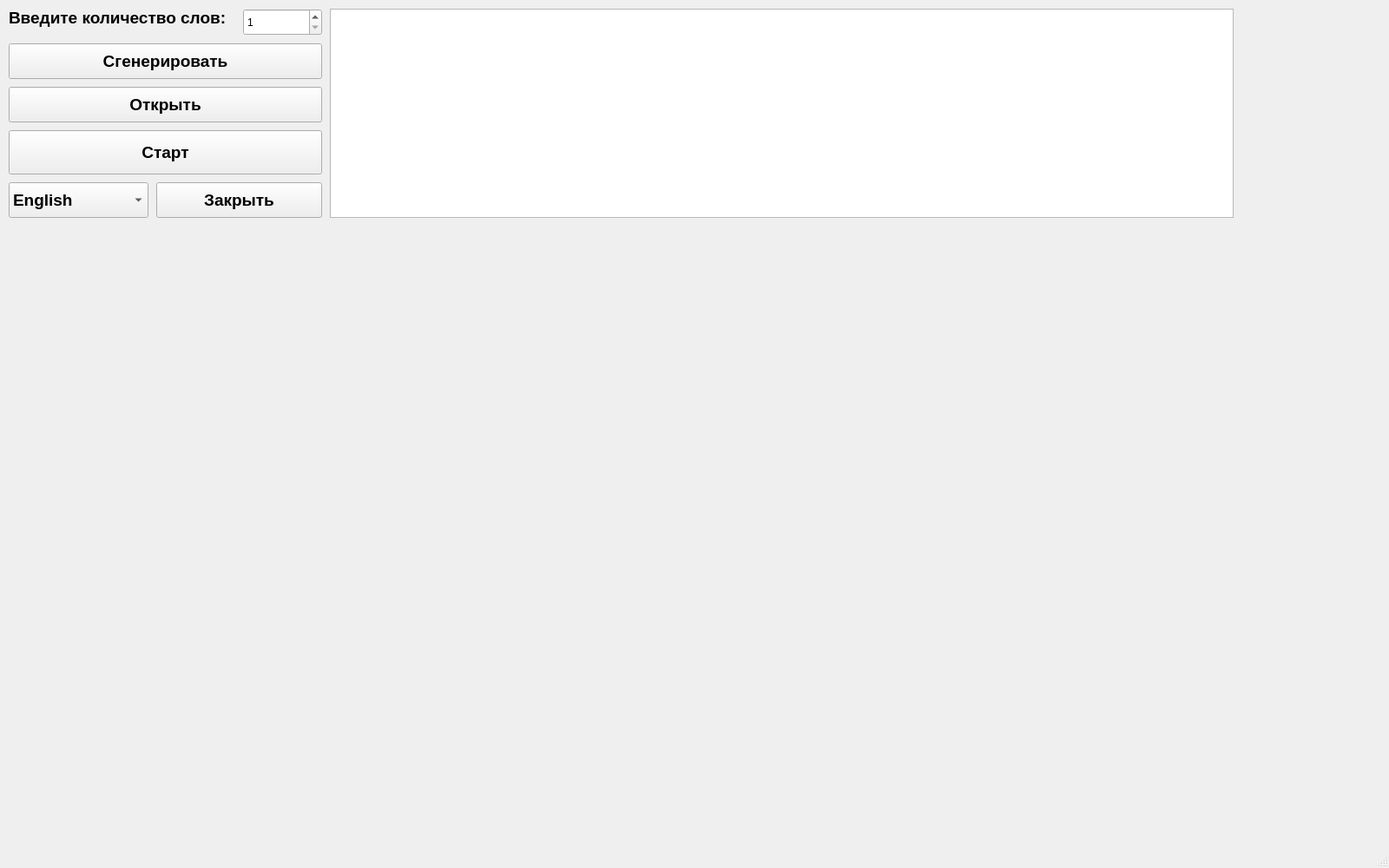
<?xml version="1.0" encoding="UTF-8"?>
<ui version="4.0">
 <class>MainWindow</class>
 <widget class="QMainWindow" name="MainWindow">
  <property name="geometry">
   <rect>
    <x>0</x>
    <y>0</y>
    <width>1600</width>
    <height>1000</height>
   </rect>
  </property>
  <property name="windowTitle">
   <string>MainWindow</string>
  </property>
  <widget class="QWidget" name="centralwidget">
   <widget class="QStackedWidget" name="stackedWidget">
    <property name="geometry">
     <rect>
      <x>0</x>
      <y>0</y>
      <width>1601</width>
      <height>981</height>
     </rect>
    </property>
    <widget class="QWidget" name="page">
     <widget class="QPushButton" name="pushButton">
      <property name="geometry">
       <rect>
        <x>10</x>
        <y>50</y>
        <width>361</width>
        <height>41</height>
       </rect>
      </property>
      <property name="font">
       <font>
        <pointsize>14</pointsize>
        <bold>true</bold>
       </font>
      </property>
      <property name="text">
       <string>Сгенерировать</string>
      </property>
     </widget>
     <widget class="QSpinBox" name="spinBox">
      <property name="geometry">
       <rect>
        <x>280</x>
        <y>10</y>
        <width>91</width>
        <height>31</height>
       </rect>
      </property>
      <property name="minimum">
       <number>1</number>
      </property>
      <property name="maximum">
       <number>500</number>
      </property>
     </widget>
     <widget class="QLabel" name="label">
      <property name="geometry">
       <rect>
        <x>10</x>
        <y>10</y>
        <width>261</width>
        <height>21</height>
       </rect>
      </property>
      <property name="font">
       <font>
        <pointsize>14</pointsize>
        <bold>true</bold>
       </font>
      </property>
      <property name="text">
       <string>Введите количество слов:</string>
      </property>
     </widget>
     <widget class="QPushButton" name="pushButton_2">
      <property name="geometry">
       <rect>
        <x>10</x>
        <y>100</y>
        <width>361</width>
        <height>41</height>
       </rect>
      </property>
      <property name="font">
       <font>
        <pointsize>14</pointsize>
        <bold>true</bold>
       </font>
      </property>
      <property name="text">
       <string>Открыть</string>
      </property>
     </widget>
     <widget class="QTextEdit" name="textEdit">
      <property name="geometry">
       <rect>
        <x>380</x>
        <y>10</y>
        <width>1041</width>
        <height>241</height>
       </rect>
      </property>
      <property name="font">
       <font>
        <pointsize>11</pointsize>
       </font>
      </property>
     </widget>
     <widget class="QPushButton" name="pushButton_3">
      <property name="geometry">
       <rect>
        <x>180</x>
        <y>210</y>
        <width>191</width>
        <height>41</height>
       </rect>
      </property>
      <property name="font">
       <font>
        <pointsize>14</pointsize>
        <bold>true</bold>
       </font>
      </property>
      <property name="text">
       <string>Закрыть</string>
      </property>
     </widget>
     <widget class="QComboBox" name="comboBox">
      <property name="geometry">
       <rect>
        <x>10</x>
        <y>210</y>
        <width>161</width>
        <height>41</height>
       </rect>
      </property>
      <property name="font">
       <font>
        <pointsize>14</pointsize>
        <bold>true</bold>
       </font>
      </property>
      <item>
       <property name="text">
        <string>English</string>
       </property>
      </item>
      <item>
       <property name="text">
        <string>German</string>
       </property>
      </item>
      <item>
       <property name="text">
        <string>French</string>
       </property>
      </item>
      <item>
       <property name="text">
        <string>Hebrew</string>
       </property>
      </item>
      <item>
       <property name="text">
        <string>Arabic</string>
       </property>
      </item>
      <item>
       <property name="text">
        <string>Chinese</string>
       </property>
      </item>
      <item>
       <property name="text">
        <string>Belorussian</string>
       </property>
      </item>
     </widget>
     <widget class="QPushButton" name="pushButton_4">
      <property name="geometry">
       <rect>
        <x>10</x>
        <y>150</y>
        <width>361</width>
        <height>51</height>
       </rect>
      </property>
      <property name="font">
       <font>
        <pointsize>14</pointsize>
        <bold>true</bold>
       </font>
      </property>
      <property name="text">
       <string>Старт</string>
      </property>
     </widget>
    </widget>
    <widget class="QWidget" name="page_2">
     <widget class="QPushButton" name="pushButton_5">
      <property name="geometry">
       <rect>
        <x>220</x>
        <y>600</y>
        <width>71</width>
        <height>41</height>
       </rect>
      </property>
      <property name="font">
       <font>
        <pointsize>16</pointsize>
        <bold>true</bold>
       </font>
      </property>
      <property name="acceptDrops">
       <bool>false</bool>
      </property>
      <property name="text">
       <string/>
      </property>
      <property name="checkable">
       <bool>false</bool>
      </property>
      <property name="autoDefault">
       <bool>false</bool>
      </property>
      <property name="default">
       <bool>false</bool>
      </property>
      <property name="flat">
       <bool>false</bool>
      </property>
     </widget>
     <widget class="QPushButton" name="pushButton_6">
      <property name="geometry">
       <rect>
        <x>300</x>
        <y>600</y>
        <width>71</width>
        <height>41</height>
       </rect>
      </property>
      <property name="font">
       <font>
        <pointsize>16</pointsize>
        <bold>true</bold>
       </font>
      </property>
      <property name="acceptDrops">
       <bool>false</bool>
      </property>
      <property name="text">
       <string/>
      </property>
      <property name="checkable">
       <bool>false</bool>
      </property>
      <property name="autoDefault">
       <bool>false</bool>
      </property>
      <property name="default">
       <bool>false</bool>
      </property>
      <property name="flat">
       <bool>false</bool>
      </property>
     </widget>
     <widget class="QPushButton" name="pushButton_7">
      <property name="geometry">
       <rect>
        <x>380</x>
        <y>600</y>
        <width>71</width>
        <height>41</height>
       </rect>
      </property>
      <property name="font">
       <font>
        <pointsize>16</pointsize>
        <bold>true</bold>
       </font>
      </property>
      <property name="acceptDrops">
       <bool>false</bool>
      </property>
      <property name="text">
       <string/>
      </property>
      <property name="checkable">
       <bool>false</bool>
      </property>
      <property name="autoDefault">
       <bool>false</bool>
      </property>
      <property name="default">
       <bool>false</bool>
      </property>
      <property name="flat">
       <bool>false</bool>
      </property>
     </widget>
     <widget class="QPushButton" name="pushButton_8">
      <property name="geometry">
       <rect>
        <x>460</x>
        <y>600</y>
        <width>71</width>
        <height>41</height>
       </rect>
      </property>
      <property name="font">
       <font>
        <pointsize>16</pointsize>
        <bold>true</bold>
       </font>
      </property>
      <property name="acceptDrops">
       <bool>false</bool>
      </property>
      <property name="text">
       <string/>
      </property>
      <property name="checkable">
       <bool>false</bool>
      </property>
      <property name="autoDefault">
       <bool>false</bool>
      </property>
      <property name="default">
       <bool>false</bool>
      </property>
      <property name="flat">
       <bool>false</bool>
      </property>
     </widget>
     <widget class="QPushButton" name="pushButton_9">
      <property name="geometry">
       <rect>
        <x>540</x>
        <y>600</y>
        <width>71</width>
        <height>41</height>
       </rect>
      </property>
      <property name="font">
       <font>
        <pointsize>16</pointsize>
        <bold>true</bold>
       </font>
      </property>
      <property name="acceptDrops">
       <bool>false</bool>
      </property>
      <property name="text">
       <string/>
      </property>
      <property name="checkable">
       <bool>false</bool>
      </property>
      <property name="autoDefault">
       <bool>false</bool>
      </property>
      <property name="default">
       <bool>false</bool>
      </property>
      <property name="flat">
       <bool>false</bool>
      </property>
     </widget>
     <widget class="QPushButton" name="pushButton_10">
      <property name="geometry">
       <rect>
        <x>620</x>
        <y>600</y>
        <width>71</width>
        <height>41</height>
       </rect>
      </property>
      <property name="font">
       <font>
        <pointsize>16</pointsize>
        <bold>true</bold>
       </font>
      </property>
      <property name="acceptDrops">
       <bool>false</bool>
      </property>
      <property name="text">
       <string/>
      </property>
      <property name="checkable">
       <bool>false</bool>
      </property>
      <property name="autoDefault">
       <bool>false</bool>
      </property>
      <property name="default">
       <bool>false</bool>
      </property>
      <property name="flat">
       <bool>false</bool>
      </property>
     </widget>
     <widget class="QPushButton" name="pushButton_11">
      <property name="geometry">
       <rect>
        <x>700</x>
        <y>600</y>
        <width>71</width>
        <height>41</height>
       </rect>
      </property>
      <property name="font">
       <font>
        <pointsize>16</pointsize>
        <bold>true</bold>
       </font>
      </property>
      <property name="acceptDrops">
       <bool>false</bool>
      </property>
      <property name="text">
       <string/>
      </property>
      <property name="checkable">
       <bool>false</bool>
      </property>
      <property name="autoDefault">
       <bool>false</bool>
      </property>
      <property name="default">
       <bool>false</bool>
      </property>
      <property name="flat">
       <bool>false</bool>
      </property>
     </widget>
     <widget class="QPushButton" name="pushButton_12">
      <property name="geometry">
       <rect>
        <x>780</x>
        <y>600</y>
        <width>71</width>
        <height>41</height>
       </rect>
      </property>
      <property name="font">
       <font>
        <pointsize>16</pointsize>
        <bold>true</bold>
       </font>
      </property>
      <property name="acceptDrops">
       <bool>false</bool>
      </property>
      <property name="text">
       <string/>
      </property>
      <property name="checkable">
       <bool>false</bool>
      </property>
      <property name="autoDefault">
       <bool>false</bool>
      </property>
      <property name="default">
       <bool>false</bool>
      </property>
      <property name="flat">
       <bool>false</bool>
      </property>
     </widget>
     <widget class="QPushButton" name="pushButton_13">
      <property name="geometry">
       <rect>
        <x>860</x>
        <y>600</y>
        <width>71</width>
        <height>41</height>
       </rect>
      </property>
      <property name="font">
       <font>
        <pointsize>16</pointsize>
        <bold>true</bold>
       </font>
      </property>
      <property name="acceptDrops">
       <bool>false</bool>
      </property>
      <property name="text">
       <string/>
      </property>
      <property name="checkable">
       <bool>false</bool>
      </property>
      <property name="autoDefault">
       <bool>false</bool>
      </property>
      <property name="default">
       <bool>false</bool>
      </property>
      <property name="flat">
       <bool>false</bool>
      </property>
     </widget>
     <widget class="QPushButton" name="pushButton_14">
      <property name="geometry">
       <rect>
        <x>940</x>
        <y>600</y>
        <width>71</width>
        <height>41</height>
       </rect>
      </property>
      <property name="font">
       <font>
        <pointsize>16</pointsize>
        <bold>true</bold>
       </font>
      </property>
      <property name="acceptDrops">
       <bool>false</bool>
      </property>
      <property name="text">
       <string/>
      </property>
      <property name="checkable">
       <bool>false</bool>
      </property>
      <property name="autoDefault">
       <bool>false</bool>
      </property>
      <property name="default">
       <bool>false</bool>
      </property>
      <property name="flat">
       <bool>false</bool>
      </property>
     </widget>
     <widget class="QPushButton" name="pushButton_15">
      <property name="geometry">
       <rect>
        <x>1020</x>
        <y>600</y>
        <width>71</width>
        <height>41</height>
       </rect>
      </property>
      <property name="font">
       <font>
        <pointsize>16</pointsize>
        <bold>true</bold>
       </font>
      </property>
      <property name="acceptDrops">
       <bool>false</bool>
      </property>
      <property name="text">
       <string/>
      </property>
      <property name="checkable">
       <bool>false</bool>
      </property>
      <property name="autoDefault">
       <bool>false</bool>
      </property>
      <property name="default">
       <bool>false</bool>
      </property>
      <property name="flat">
       <bool>false</bool>
      </property>
     </widget>
     <widget class="QPushButton" name="pushButton_16">
      <property name="geometry">
       <rect>
        <x>1100</x>
        <y>600</y>
        <width>71</width>
        <height>41</height>
       </rect>
      </property>
      <property name="font">
       <font>
        <pointsize>16</pointsize>
        <bold>true</bold>
       </font>
      </property>
      <property name="acceptDrops">
       <bool>false</bool>
      </property>
      <property name="text">
       <string/>
      </property>
      <property name="checkable">
       <bool>false</bool>
      </property>
      <property name="autoDefault">
       <bool>false</bool>
      </property>
      <property name="default">
       <bool>false</bool>
      </property>
      <property name="flat">
       <bool>false</bool>
      </property>
     </widget>
     <widget class="QPushButton" name="pushButton_17">
      <property name="geometry">
       <rect>
        <x>260</x>
        <y>650</y>
        <width>71</width>
        <height>41</height>
       </rect>
      </property>
      <property name="font">
       <font>
        <pointsize>16</pointsize>
        <bold>true</bold>
       </font>
      </property>
      <property name="acceptDrops">
       <bool>false</bool>
      </property>
      <property name="text">
       <string/>
      </property>
      <property name="checkable">
       <bool>false</bool>
      </property>
      <property name="autoDefault">
       <bool>false</bool>
      </property>
      <property name="default">
       <bool>false</bool>
      </property>
      <property name="flat">
       <bool>false</bool>
      </property>
     </widget>
     <widget class="QPushButton" name="pushButton_18">
      <property name="geometry">
       <rect>
        <x>340</x>
        <y>650</y>
        <width>71</width>
        <height>41</height>
       </rect>
      </property>
      <property name="font">
       <font>
        <pointsize>16</pointsize>
        <bold>true</bold>
       </font>
      </property>
      <property name="acceptDrops">
       <bool>false</bool>
      </property>
      <property name="text">
       <string/>
      </property>
      <property name="checkable">
       <bool>false</bool>
      </property>
      <property name="autoDefault">
       <bool>false</bool>
      </property>
      <property name="default">
       <bool>false</bool>
      </property>
      <property name="flat">
       <bool>false</bool>
      </property>
     </widget>
     <widget class="QPushButton" name="pushButton_19">
      <property name="geometry">
       <rect>
        <x>420</x>
        <y>650</y>
        <width>71</width>
        <height>41</height>
       </rect>
      </property>
      <property name="font">
       <font>
        <pointsize>16</pointsize>
        <bold>true</bold>
       </font>
      </property>
      <property name="acceptDrops">
       <bool>false</bool>
      </property>
      <property name="text">
       <string/>
      </property>
      <property name="checkable">
       <bool>false</bool>
      </property>
      <property name="autoDefault">
       <bool>false</bool>
      </property>
      <property name="default">
       <bool>false</bool>
      </property>
      <property name="flat">
       <bool>false</bool>
      </property>
     </widget>
     <widget class="QPushButton" name="pushButton_20">
      <property name="geometry">
       <rect>
        <x>500</x>
        <y>650</y>
        <width>71</width>
        <height>41</height>
       </rect>
      </property>
      <property name="font">
       <font>
        <pointsize>16</pointsize>
        <bold>true</bold>
       </font>
      </property>
      <property name="acceptDrops">
       <bool>false</bool>
      </property>
      <property name="text">
       <string/>
      </property>
      <property name="checkable">
       <bool>false</bool>
      </property>
      <property name="autoDefault">
       <bool>false</bool>
      </property>
      <property name="default">
       <bool>false</bool>
      </property>
      <property name="flat">
       <bool>false</bool>
      </property>
     </widget>
     <widget class="QPushButton" name="pushButton_21">
      <property name="geometry">
       <rect>
        <x>580</x>
        <y>650</y>
        <width>71</width>
        <height>41</height>
       </rect>
      </property>
      <property name="font">
       <font>
        <pointsize>16</pointsize>
        <bold>true</bold>
       </font>
      </property>
      <property name="acceptDrops">
       <bool>false</bool>
      </property>
      <property name="text">
       <string/>
      </property>
      <property name="checkable">
       <bool>false</bool>
      </property>
      <property name="autoDefault">
       <bool>false</bool>
      </property>
      <property name="default">
       <bool>false</bool>
      </property>
      <property name="flat">
       <bool>false</bool>
      </property>
     </widget>
     <widget class="QPushButton" name="pushButton_22">
      <property name="geometry">
       <rect>
        <x>660</x>
        <y>650</y>
        <width>71</width>
        <height>41</height>
       </rect>
      </property>
      <property name="font">
       <font>
        <pointsize>16</pointsize>
        <bold>true</bold>
       </font>
      </property>
      <property name="acceptDrops">
       <bool>false</bool>
      </property>
      <property name="text">
       <string/>
      </property>
      <property name="checkable">
       <bool>false</bool>
      </property>
      <property name="autoDefault">
       <bool>false</bool>
      </property>
      <property name="default">
       <bool>false</bool>
      </property>
      <property name="flat">
       <bool>false</bool>
      </property>
     </widget>
     <widget class="QPushButton" name="pushButton_23">
      <property name="geometry">
       <rect>
        <x>740</x>
        <y>650</y>
        <width>71</width>
        <height>41</height>
       </rect>
      </property>
      <property name="font">
       <font>
        <pointsize>16</pointsize>
        <bold>true</bold>
       </font>
      </property>
      <property name="acceptDrops">
       <bool>false</bool>
      </property>
      <property name="text">
       <string/>
      </property>
      <property name="checkable">
       <bool>false</bool>
      </property>
      <property name="autoDefault">
       <bool>false</bool>
      </property>
      <property name="default">
       <bool>false</bool>
      </property>
      <property name="flat">
       <bool>false</bool>
      </property>
     </widget>
     <widget class="QPushButton" name="pushButton_24">
      <property name="geometry">
       <rect>
        <x>820</x>
        <y>650</y>
        <width>71</width>
        <height>41</height>
       </rect>
      </property>
      <property name="font">
       <font>
        <pointsize>16</pointsize>
        <bold>true</bold>
       </font>
      </property>
      <property name="acceptDrops">
       <bool>false</bool>
      </property>
      <property name="text">
       <string/>
      </property>
      <property name="checkable">
       <bool>false</bool>
      </property>
      <property name="autoDefault">
       <bool>false</bool>
      </property>
      <property name="default">
       <bool>false</bool>
      </property>
      <property name="flat">
       <bool>false</bool>
      </property>
     </widget>
     <widget class="QPushButton" name="pushButton_25">
      <property name="geometry">
       <rect>
        <x>900</x>
        <y>650</y>
        <width>71</width>
        <height>41</height>
       </rect>
      </property>
      <property name="font">
       <font>
        <pointsize>16</pointsize>
        <bold>true</bold>
       </font>
      </property>
      <property name="acceptDrops">
       <bool>false</bool>
      </property>
      <property name="text">
       <string/>
      </property>
      <property name="checkable">
       <bool>false</bool>
      </property>
      <property name="autoDefault">
       <bool>false</bool>
      </property>
      <property name="default">
       <bool>false</bool>
      </property>
      <property name="flat">
       <bool>false</bool>
      </property>
     </widget>
     <widget class="QPushButton" name="pushButton_26">
      <property name="geometry">
       <rect>
        <x>980</x>
        <y>650</y>
        <width>71</width>
        <height>41</height>
       </rect>
      </property>
      <property name="font">
       <font>
        <pointsize>16</pointsize>
        <bold>true</bold>
       </font>
      </property>
      <property name="acceptDrops">
       <bool>false</bool>
      </property>
      <property name="text">
       <string/>
      </property>
      <property name="checkable">
       <bool>false</bool>
      </property>
      <property name="autoDefault">
       <bool>false</bool>
      </property>
      <property name="default">
       <bool>false</bool>
      </property>
      <property name="flat">
       <bool>false</bool>
      </property>
     </widget>
     <widget class="QPushButton" name="pushButton_27">
      <property name="geometry">
       <rect>
        <x>1060</x>
        <y>650</y>
        <width>71</width>
        <height>41</height>
       </rect>
      </property>
      <property name="font">
       <font>
        <pointsize>16</pointsize>
        <bold>true</bold>
       </font>
      </property>
      <property name="acceptDrops">
       <bool>false</bool>
      </property>
      <property name="text">
       <string/>
      </property>
      <property name="checkable">
       <bool>false</bool>
      </property>
      <property name="autoDefault">
       <bool>false</bool>
      </property>
      <property name="default">
       <bool>false</bool>
      </property>
      <property name="flat">
       <bool>false</bool>
      </property>
     </widget>
     <widget class="QPushButton" name="pushButton_28">
      <property name="geometry">
       <rect>
        <x>300</x>
        <y>700</y>
        <width>71</width>
        <height>41</height>
       </rect>
      </property>
      <property name="font">
       <font>
        <pointsize>16</pointsize>
        <bold>true</bold>
       </font>
      </property>
      <property name="acceptDrops">
       <bool>false</bool>
      </property>
      <property name="text">
       <string/>
      </property>
      <property name="checkable">
       <bool>false</bool>
      </property>
      <property name="autoDefault">
       <bool>false</bool>
      </property>
      <property name="default">
       <bool>false</bool>
      </property>
      <property name="flat">
       <bool>false</bool>
      </property>
     </widget>
     <widget class="QPushButton" name="pushButton_29">
      <property name="geometry">
       <rect>
        <x>380</x>
        <y>700</y>
        <width>71</width>
        <height>41</height>
       </rect>
      </property>
      <property name="font">
       <font>
        <pointsize>16</pointsize>
        <bold>true</bold>
       </font>
      </property>
      <property name="acceptDrops">
       <bool>false</bool>
      </property>
      <property name="text">
       <string/>
      </property>
      <property name="checkable">
       <bool>false</bool>
      </property>
      <property name="autoDefault">
       <bool>false</bool>
      </property>
      <property name="default">
       <bool>false</bool>
      </property>
      <property name="flat">
       <bool>false</bool>
      </property>
     </widget>
     <widget class="QPushButton" name="pushButton_30">
      <property name="geometry">
       <rect>
        <x>460</x>
        <y>700</y>
        <width>71</width>
        <height>41</height>
       </rect>
      </property>
      <property name="font">
       <font>
        <pointsize>16</pointsize>
        <bold>true</bold>
       </font>
      </property>
      <property name="acceptDrops">
       <bool>false</bool>
      </property>
      <property name="text">
       <string/>
      </property>
      <property name="checkable">
       <bool>false</bool>
      </property>
      <property name="autoDefault">
       <bool>false</bool>
      </property>
      <property name="default">
       <bool>false</bool>
      </property>
      <property name="flat">
       <bool>false</bool>
      </property>
     </widget>
     <widget class="QPushButton" name="pushButton_31">
      <property name="geometry">
       <rect>
        <x>540</x>
        <y>700</y>
        <width>71</width>
        <height>41</height>
       </rect>
      </property>
      <property name="font">
       <font>
        <pointsize>16</pointsize>
        <bold>true</bold>
       </font>
      </property>
      <property name="acceptDrops">
       <bool>false</bool>
      </property>
      <property name="text">
       <string/>
      </property>
      <property name="checkable">
       <bool>false</bool>
      </property>
      <property name="autoDefault">
       <bool>false</bool>
      </property>
      <property name="default">
       <bool>false</bool>
      </property>
      <property name="flat">
       <bool>false</bool>
      </property>
     </widget>
     <widget class="QPushButton" name="pushButton_32">
      <property name="geometry">
       <rect>
        <x>620</x>
        <y>700</y>
        <width>71</width>
        <height>41</height>
       </rect>
      </property>
      <property name="font">
       <font>
        <pointsize>16</pointsize>
        <bold>true</bold>
       </font>
      </property>
      <property name="acceptDrops">
       <bool>false</bool>
      </property>
      <property name="text">
       <string/>
      </property>
      <property name="checkable">
       <bool>false</bool>
      </property>
      <property name="autoDefault">
       <bool>false</bool>
      </property>
      <property name="default">
       <bool>false</bool>
      </property>
      <property name="flat">
       <bool>false</bool>
      </property>
     </widget>
     <widget class="QPushButton" name="pushButton_33">
      <property name="geometry">
       <rect>
        <x>700</x>
        <y>700</y>
        <width>71</width>
        <height>41</height>
       </rect>
      </property>
      <property name="font">
       <font>
        <pointsize>16</pointsize>
        <bold>true</bold>
       </font>
      </property>
      <property name="acceptDrops">
       <bool>false</bool>
      </property>
      <property name="text">
       <string/>
      </property>
      <property name="checkable">
       <bool>false</bool>
      </property>
      <property name="autoDefault">
       <bool>false</bool>
      </property>
      <property name="default">
       <bool>false</bool>
      </property>
      <property name="flat">
       <bool>false</bool>
      </property>
     </widget>
     <widget class="QPushButton" name="pushButton_34">
      <property name="geometry">
       <rect>
        <x>780</x>
        <y>700</y>
        <width>71</width>
        <height>41</height>
       </rect>
      </property>
      <property name="font">
       <font>
        <pointsize>16</pointsize>
        <bold>true</bold>
       </font>
      </property>
      <property name="acceptDrops">
       <bool>false</bool>
      </property>
      <property name="text">
       <string/>
      </property>
      <property name="checkable">
       <bool>false</bool>
      </property>
      <property name="autoDefault">
       <bool>false</bool>
      </property>
      <property name="default">
       <bool>false</bool>
      </property>
      <property name="flat">
       <bool>false</bool>
      </property>
     </widget>
     <widget class="QPushButton" name="pushButton_35">
      <property name="geometry">
       <rect>
        <x>860</x>
        <y>700</y>
        <width>71</width>
        <height>41</height>
       </rect>
      </property>
      <property name="font">
       <font>
        <pointsize>16</pointsize>
        <bold>true</bold>
       </font>
      </property>
      <property name="acceptDrops">
       <bool>false</bool>
      </property>
      <property name="text">
       <string/>
      </property>
      <property name="checkable">
       <bool>false</bool>
      </property>
      <property name="autoDefault">
       <bool>false</bool>
      </property>
      <property name="default">
       <bool>false</bool>
      </property>
      <property name="flat">
       <bool>false</bool>
      </property>
     </widget>
     <widget class="QPushButton" name="pushButton_36">
      <property name="geometry">
       <rect>
        <x>940</x>
        <y>700</y>
        <width>71</width>
        <height>41</height>
       </rect>
      </property>
      <property name="font">
       <font>
        <pointsize>16</pointsize>
        <bold>true</bold>
       </font>
      </property>
      <property name="acceptDrops">
       <bool>false</bool>
      </property>
      <property name="text">
       <string/>
      </property>
      <property name="checkable">
       <bool>false</bool>
      </property>
      <property name="autoDefault">
       <bool>false</bool>
      </property>
      <property name="default">
       <bool>false</bool>
      </property>
      <property name="flat">
       <bool>false</bool>
      </property>
     </widget>
     <widget class="QPushButton" name="pushButton_37">
      <property name="geometry">
       <rect>
        <x>1020</x>
        <y>700</y>
        <width>71</width>
        <height>41</height>
       </rect>
      </property>
      <property name="font">
       <font>
        <pointsize>16</pointsize>
        <bold>true</bold>
       </font>
      </property>
      <property name="acceptDrops">
       <bool>false</bool>
      </property>
      <property name="text">
       <string/>
      </property>
      <property name="checkable">
       <bool>false</bool>
      </property>
      <property name="autoDefault">
       <bool>false</bool>
      </property>
      <property name="default">
       <bool>false</bool>
      </property>
      <property name="flat">
       <bool>false</bool>
      </property>
     </widget>
     <widget class="QPushButton" name="pushButton_38">
      <property name="geometry">
       <rect>
        <x>340</x>
        <y>750</y>
        <width>711</width>
        <height>41</height>
       </rect>
      </property>
      <property name="font">
       <font>
        <pointsize>16</pointsize>
        <bold>true</bold>
       </font>
      </property>
      <property name="acceptDrops">
       <bool>false</bool>
      </property>
      <property name="text">
       <string/>
      </property>
      <property name="checkable">
       <bool>false</bool>
      </property>
      <property name="autoDefault">
       <bool>false</bool>
      </property>
      <property name="default">
       <bool>false</bool>
      </property>
      <property name="flat">
       <bool>false</bool>
      </property>
     </widget>
     <widget class="QTextEdit" name="textEdit_2">
      <property name="geometry">
       <rect>
        <x>10</x>
        <y>10</y>
        <width>1441</width>
        <height>351</height>
       </rect>
      </property>
      <property name="font">
       <font>
        <pointsize>16</pointsize>
        <bold>true</bold>
       </font>
      </property>
      <property name="readOnly">
       <bool>true</bool>
      </property>
     </widget>
     <widget class="QLabel" name="label_2">
      <property name="geometry">
       <rect>
        <x>100</x>
        <y>370</y>
        <width>131</width>
        <height>31</height>
       </rect>
      </property>
      <property name="font">
       <font>
        <pointsize>14</pointsize>
        <bold>true</bold>
       </font>
      </property>
      <property name="text">
       <string/>
      </property>
     </widget>
     <widget class="QLabel" name="label_3">
      <property name="geometry">
       <rect>
        <x>530</x>
        <y>370</y>
        <width>181</width>
        <height>31</height>
       </rect>
      </property>
      <property name="font">
       <font>
        <pointsize>14</pointsize>
        <bold>true</bold>
       </font>
      </property>
      <property name="text">
       <string/>
      </property>
     </widget>
     <widget class="QLabel" name="label_4">
      <property name="geometry">
       <rect>
        <x>830</x>
        <y>370</y>
        <width>121</width>
        <height>31</height>
       </rect>
      </property>
      <property name="font">
       <font>
        <pointsize>14</pointsize>
        <bold>true</bold>
       </font>
      </property>
      <property name="text">
       <string/>
      </property>
     </widget>
     <widget class="QLabel" name="label_5">
      <property name="geometry">
       <rect>
        <x>10</x>
        <y>370</y>
        <width>81</width>
        <height>31</height>
       </rect>
      </property>
      <property name="font">
       <font>
        <pointsize>14</pointsize>
        <bold>true</bold>
       </font>
      </property>
      <property name="text">
       <string>Время:</string>
      </property>
     </widget>
     <widget class="QLabel" name="label_6">
      <property name="geometry">
       <rect>
        <x>240</x>
        <y>370</y>
        <width>281</width>
        <height>31</height>
       </rect>
      </property>
      <property name="font">
       <font>
        <pointsize>14</pointsize>
        <bold>true</bold>
       </font>
      </property>
      <property name="text">
       <string>Количество слов в минуту:</string>
      </property>
     </widget>
     <widget class="QLabel" name="label_7">
      <property name="geometry">
       <rect>
        <x>720</x>
        <y>370</y>
        <width>111</width>
        <height>31</height>
       </rect>
      </property>
      <property name="font">
       <font>
        <pointsize>14</pointsize>
        <bold>true</bold>
       </font>
      </property>
      <property name="text">
       <string>Точность:</string>
      </property>
     </widget>
     <widget class="QPushButton" name="pushButton_39">
      <property name="geometry">
       <rect>
        <x>10</x>
        <y>850</y>
        <width>141</width>
        <height>41</height>
       </rect>
      </property>
      <property name="font">
       <font>
        <pointsize>16</pointsize>
        <bold>true</bold>
       </font>
      </property>
      <property name="text">
       <string>Закрыть</string>
      </property>
     </widget>
     <widget class="QPushButton" name="pushButton_40">
      <property name="geometry">
       <rect>
        <x>160</x>
        <y>850</y>
        <width>611</width>
        <height>41</height>
       </rect>
      </property>
      <property name="font">
       <font>
        <pointsize>14</pointsize>
        <bold>true</bold>
       </font>
      </property>
      <property name="text">
       <string>Завершить</string>
      </property>
     </widget>
    </widget>
   </widget>
  </widget>
  <widget class="QMenuBar" name="menubar">
   <property name="geometry">
    <rect>
     <x>0</x>
     <y>0</y>
     <width>1600</width>
     <height>22</height>
    </rect>
   </property>
  </widget>
  <widget class="QStatusBar" name="statusbar"/>
 </widget>
 <resources/>
 <connections/>
</ui>
